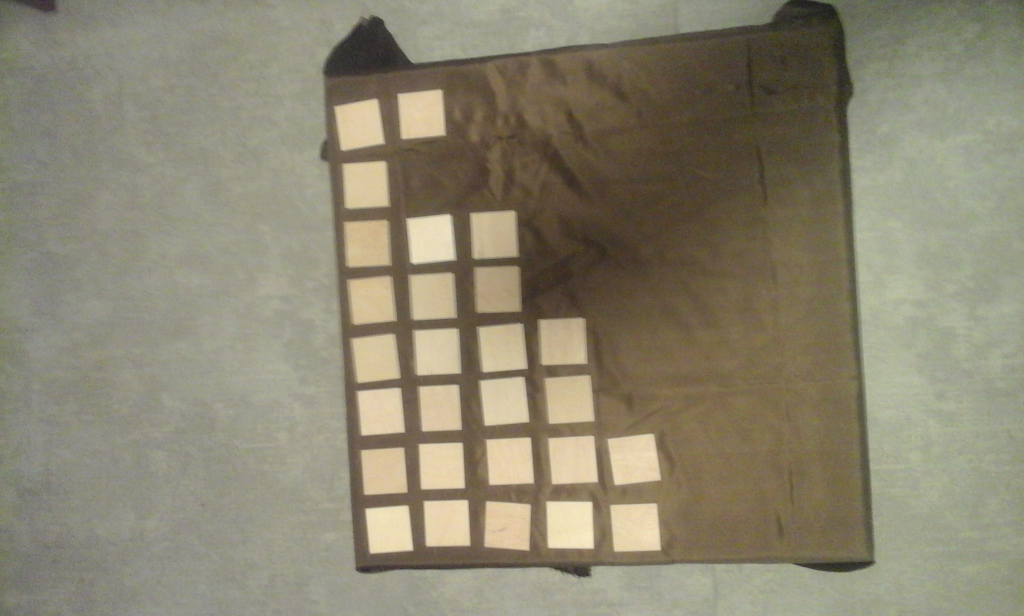
#> input picture server_app/werehouse_ai_manager/data_img/img1.jpg, 2048 x 1232 px (shown at 1/2 size)
$ python -i image_analyzer.py   (imports and definitions only)   (older library calls are emulated)
#> lines starting #> are read from the running program, lines starting #| are printed output that depends on the picture; after the words box and inside, x2 and y2 are one past the last pixel; in counts of white or black regions, pixels touching at a corner belong together
### server_app/werehouse_ai_manager/learning_utils.py
import math

class Coordinate:
    def __init__(self,x,y):
        self.x = x
        self.y = y

class Feature:
    avr_coordinateX = 0
    avr_coordinateY = 0
    avr_radius = 0
    avr_number_of_neighbors = 0
    count_of_counturs = 0
    # [9 lines left out: function __init__, not called in this run]

    def calculate_count_of_contures(self):
        numbers = self.img_coordinate
        return len(numbers)
    # [41 lines left out: functions calculate_avrX, calculate_avrY, calculate_radius, calculate_avr_number_of_neighbors, not called in this run]


    def calculate_all(self):
        print("calculated")


    def getFeature(self):
        return [self.count_of_counturs, self.percent_full,self.avr_coordinateX,
                self.avr_coordinateY,self.avr_radius,self.avr_number_of_neighbors]


    # [4 lines left out: function print_data, not called in this run]

### server_app/werehouse_ai_manager/image_analyzer.py
import cv2
import learning_utils
import numpy as np
def analyzer(path):

#> called with path = 'data_img/img1.jpg'
    if(path == ''):
        image = cv2.imread("static/img/img2.jpg")
    else:
        image = cv2.imread(path)
#> image is the input picture: shape (1232, 2048, 3); mean B, G, R 113.2, 133.4, 139.1
    gray_image = cv2.cvtColor(image, cv2.COLOR_BGR2GRAY)
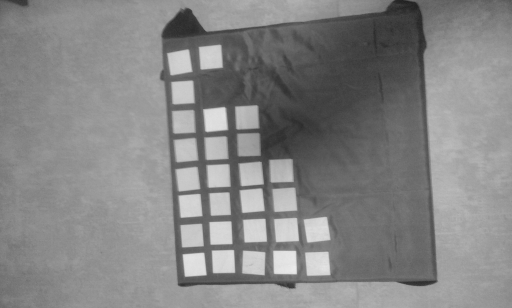
#> gray_image: shape (1232, 2048) (shown at 1/4 size); min 22, max 238, mean 132.8

    blurred_img = cv2.GaussianBlur(image, (1, 1), 0)
    edges = cv2.Sobel(blurred_img, cv2.CV_64F, 1, 1, ksize=5)
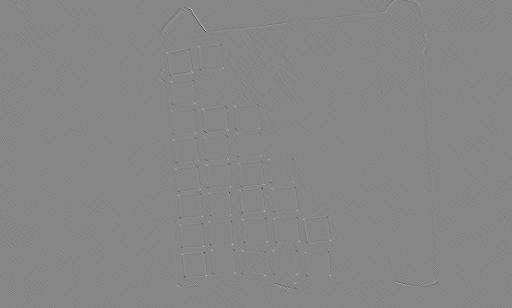
#> edges: shape (1232, 2048, 3) float64 (shown at 1/4 size); mean B, G, R 0, 0, 0; drawn with min black and max white
    edges = np.uint8(np.absolute(edges))
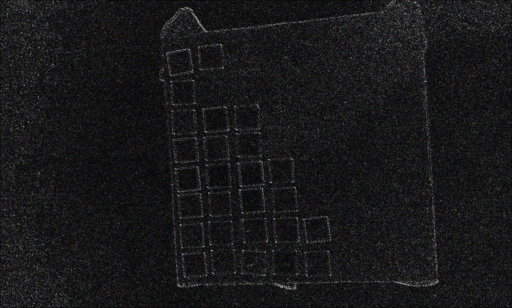
#> edges: shape (1232, 2048, 3) (shown at 1/4 size); mean B, G, R 24.8, 23.6, 23.8

    #_, threshold = cv2.threshold(gray_image, 0, 255, cv2.THRESH_BINARY + cv2.THRESH_OTSU)
    _, threshold = cv2.threshold(gray_image, 127, 255, cv2.THRESH_BINARY)
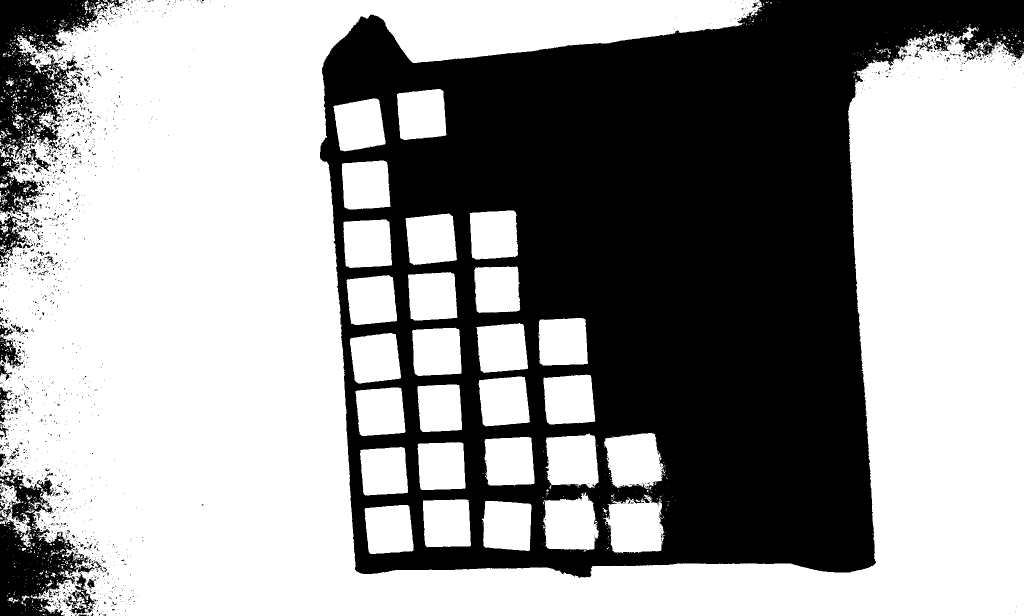
#> threshold: shape (1232, 2048) (shown at 1/2 size); 60.8% white; 2235 black regions (2120 under 20 px)
    #edges = cv2.Canny(gray_image, 50, 150)
    contours, _ = cv2.findContours(threshold, cv2.RETR_LIST, cv2.CHAIN_APPROX_SIMPLE)
#> contours = 4365 contours, 4122 with area under 20; largest, box (x1, y1, x2, y2) and area: (0, 0, 2048, 1232) 1290914, (1206, 988, 1329, 1106) 10158, (1208, 866, 1331, 979) 10046, (1086, 984, 1198, 1100) 9795, (1091, 867, 1197, 977) 9426
    cv2.drawContours(image, contours, 1, (0, 255, 0), 12)
#> image: shape (1232, 2048, 3); under 0.01% of pixels changed, all inside (x1, y1, x2, y2) = (86, 1225, 99, 1232)

    contours_detected = []
    contours_area = 0
    space_area = 0

    count_of_counturs = 0
    img_coordinate = []
    #cv2.drawContours(image, contours, -1, (255, 255, 0), 10)
    for contour in contours:
        area = cv2.contourArea(contour)
        epsilon = 0.15 * cv2.arcLength(contour,True)
        approx = cv2.approxPolyDP(contour,epsilon,True)


        #Współrzedne elementów w magazynie
        if  len(approx) > 3 and len(approx) < 5 and area > 6000 and area < 100000   :
            contours_detected.append(approx)
            cv2.drawContours(image, [approx], 0, (0, 255, 0), 10)
            count_of_counturs += 1

            x,y,w,h = cv2.boundingRect(approx)
            x_mid = x+w/2
            y_mid = y + w/2
            cordin = learning_utils.Coordinate(x_mid,y_mid)
            contours_area = contours_area + area

            img_coordinate.append(cordin)
        #Współrzędne środka przestrzeni magazynowej
        if len(approx) > 3 and len(approx) < 5 and area > 100000 and area <2000000 :
            space_contures = approx
            cv2.drawContours(image, [approx], -1, (255, 255, 0), 10)

            x, y, w, h = cv2.boundingRect(space_contures)
            x_mid = x + w / 2
            y_mid = y + w / 2
            cordian_center = learning_utils.Coordinate(x_mid,y_mid)
            space_area = area
#> this loop made 4365 passes
#> (area, epsilon, x, y, w, h, x_mid, y_mid) on passes 981, 1016, 1058, 1425, 1437, 1454, 1625, 1635: (8198.5, 56.07, 729, 1012, 98, 96, 778, 1061), (8628, 58.13, 967, 1002, 96, 100, 1015, 1050), (8407.5, 56.2, 846, 1001, 96, 94, 894, 1049), (8057, 55.86, 720, 895, 96, 96, 768, 943), (8307, 55.26, 835, 886, 96, 94, 883, 934), (8674, 60.92, 970, 875, 99, 95, 1019.5, 924.5), (8260.5, 56.92, 711, 776, 100, 95, 761, 826), (7564.5, 54.14, 835, 770, 89, 94, 879.5, 814.5)
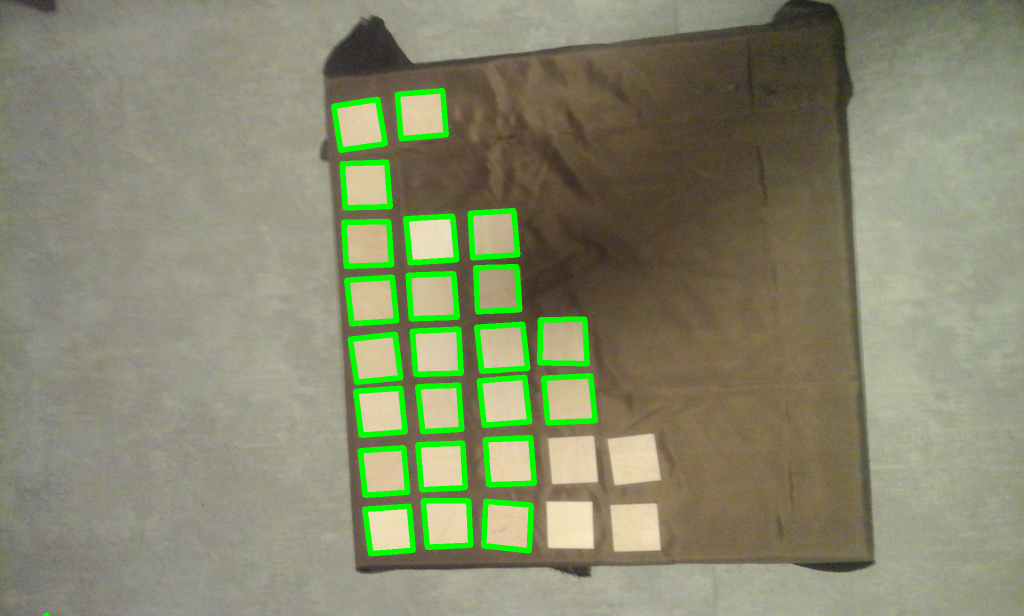
#> image: shape (1232, 2048, 3) (shown at 1/2 size); mean B, G, R 108.9, 137.3, 133.4
#> after the loop, contours_area = 193015.5; contours_detected = 23 contours; largest, box (x1, y1, x2, y2) and area: (1087, 751, 1191, 846) 8496, (970, 875, 1069, 970) 8260, (811, 432, 914, 526) 8228, (967, 1002, 1063, 1102) 8226, (958, 754, 1060, 851) 8169; count_of_counturs = 23; img_coordinate = 23 items


    textOutput = "Ilosc znalezionych elementow:" + str(count_of_counturs)
#> textOutput = 'Ilosc znalezionych elementow:23'
    coords = (200, 50)
    color = (1, 1, 1)
    font = cv2.FONT_HERSHEY_DUPLEX
#> font = 2

    cv2.putText(image, textOutput, coords, font, 2, color, 1)
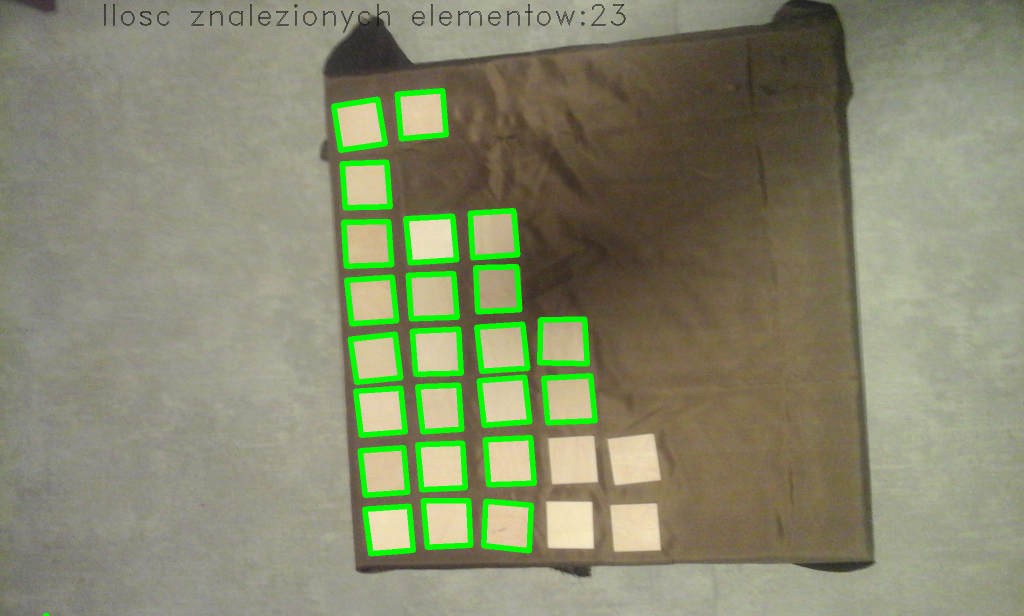
#> image: shape (1232, 2048, 3) (shown at 1/2 size); 0.16% of pixels changed, all inside (x1, y1, x2, y2) = (208, 8, 1251, 65)

    cv2.namedWindow('Contours', cv2.WINDOW_NORMAL)
    cv2.resizeWindow('Contours', 1200, 800)

    image_with_contours = image.copy()
    cv2.imwrite("static/img/img1_con.jpg",image_with_contours)

    if(space_area > 0):
        percent_full = round(((contours_area/space_area)*100),2)
    else:
        percent_full = 0

    return [img_coordinate, percent_full]

>>> result = analyzer('data_img/img1.jpg')
#> result = 2 items

$ run again, on server_app/werehouse_ai_manager/data_img/img2.jpg
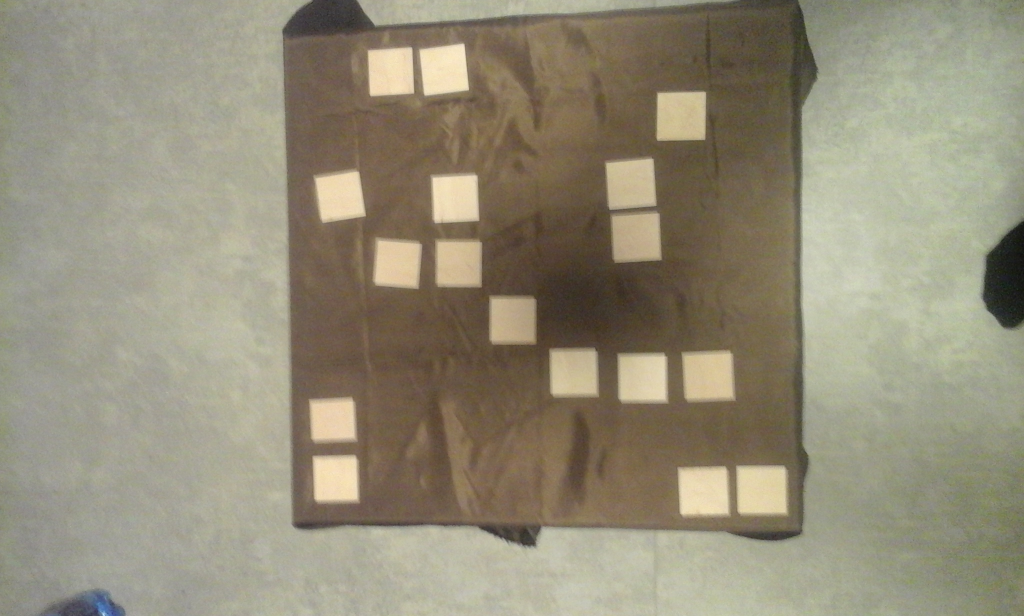
#> input picture server_app/werehouse_ai_manager/data_img/img2.jpg, 2048 x 1232 px (shown at 1/2 size)
#> in analyzer, image is the input picture: shape (1232, 2048, 3); mean B, G, R 120.7, 141.1, 147.6
#> in analyzer, `_, threshold = cv2.threshold(gray_image, 127, 255, cv2.THRESH_BINARY)`:
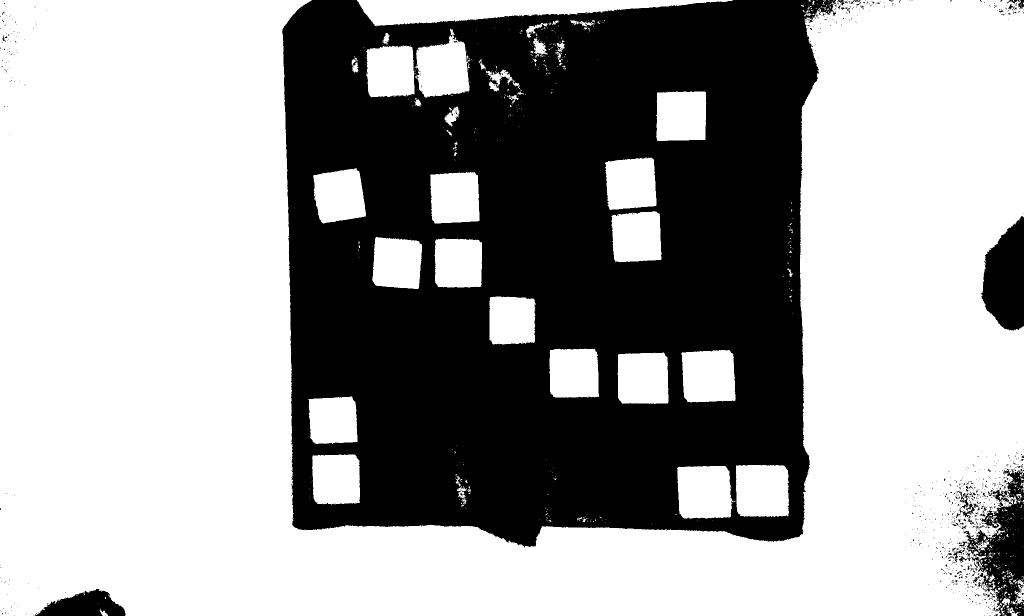
#> threshold: shape (1232, 2048) (shown at 1/2 size); 62.4% white; 963 black regions (926 under 20 px)
#> contours = 1992 contours, 1880 with area under 20; largest, box (x1, y1, x2, y2) and area: (0, 0, 2048, 1232) 1384772, (714, 0, 1466, 53) 20228, (1354, 932, 1466, 1037) 10503, (1472, 930, 1578, 1034) 10355, (1363, 700, 1471, 805) 10142
#> the loop in analyzer, `for contour in contours:` made 1992 passes
#> (area, epsilon, x, y, w, h, x_mid, y_mid) on passes 1275, 1284, 1286, 1287, 1288, 1293, 1320, 1322: (8845, 60.19, 625, 909, 95, 99, 672.5, 956.5), (8227.5, 57.31, 617, 793, 98, 94, 666, 842), (9767, 60.53, 1236, 705, 100, 103, 1286, 755), (10142, 63.72, 1364, 700, 107, 104, 1417.5, 753.5), (9043.5, 60.31, 1100, 697, 98, 97, 1149, 746), (8169.5, 59.33, 981, 594, 89, 93, 1025.5, 638.5), (8704.5, 58.88, 872, 479, 92, 95, 918, 525), (8881, 59.32, 750, 474, 94, 104, 797, 521)
#> after the loop in analyzer, `for contour in contours:`: contours_area = 117587; contours_detected = 13 contours; largest, box (x1, y1, x2, y2) and area: (1364, 700, 1471, 804) 9443, (1314, 184, 1412, 281) 9120, (1236, 705, 1336, 808) 9074, (1211, 317, 1313, 420) 8806, (861, 344, 959, 447) 8581; count_of_counturs = 13; img_coordinate = 13 items
#> textOutput = 'Ilosc znalezionych elementow:13'
#> font = 2
#> in analyzer, `cv2.putText(image, textOutput, coords, font, 2, color, 1)`:
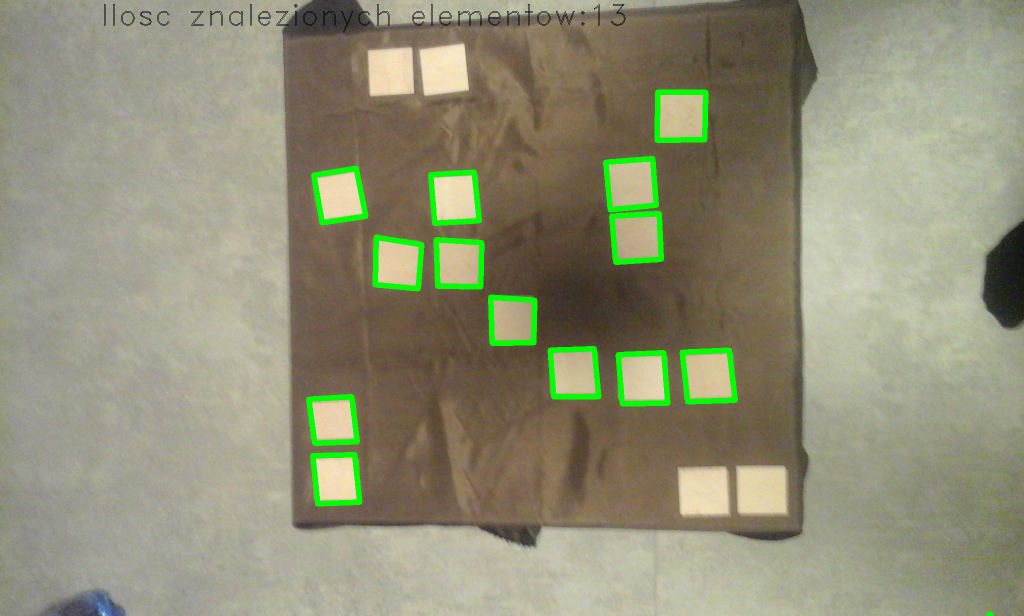
#> image: shape (1232, 2048, 3) (shown at 1/2 size); mean B, G, R 118.1, 143.2, 144
#> result = 2 items

$ run again, on server_app/werehouse_ai_manager/data_img/img3.jpg
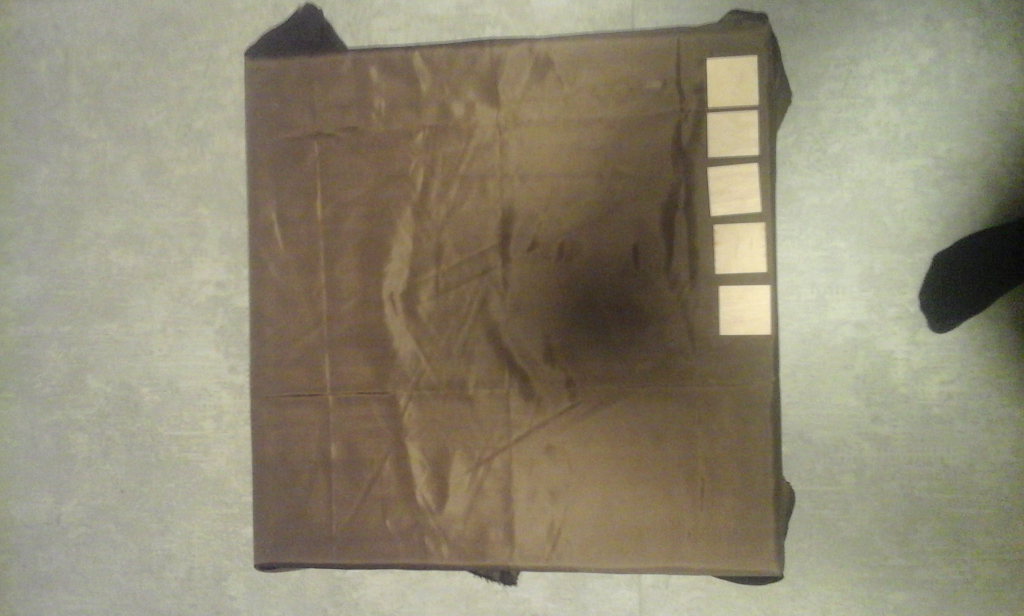
#> input picture server_app/werehouse_ai_manager/data_img/img3.jpg, 2048 x 1232 px (shown at 1/2 size)
#> in analyzer, image is the input picture: shape (1232, 2048, 3); mean B, G, R 115.6, 136.8, 143.4
#> in analyzer, `_, threshold = cv2.threshold(gray_image, 127, 255, cv2.THRESH_BINARY)`:
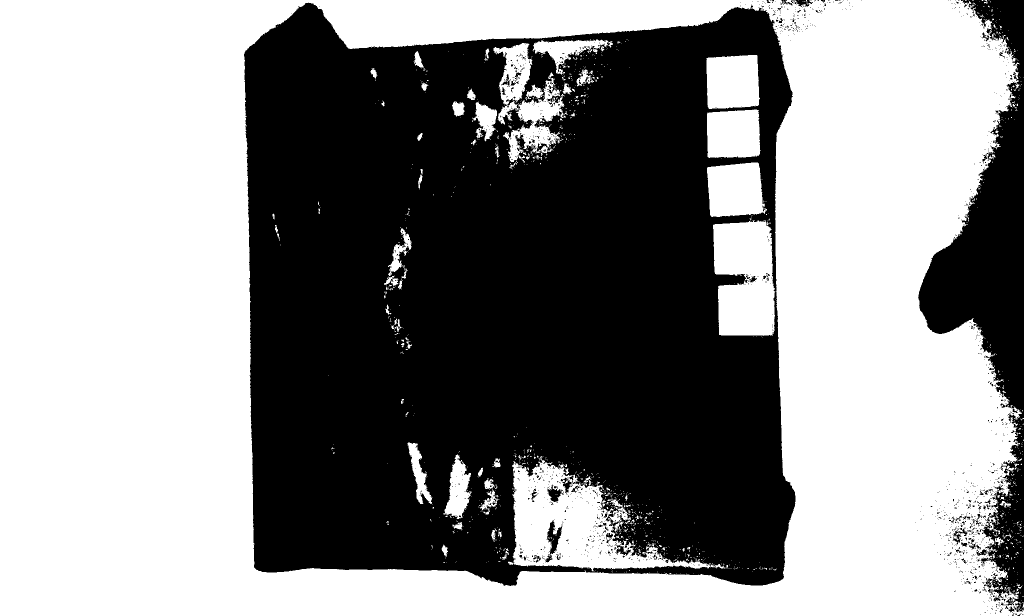
#> threshold: shape (1232, 2048) (shown at 1/2 size); 55.6% white; 1631 black regions (1568 under 20 px)
#> contours = 3713 contours, 3532 with area under 20; largest, box (x1, y1, x2, y2) and area: (0, 0, 2048, 1232) 2425182, (487, 4, 1592, 1173) 1154484, (1016, 912, 1451, 1143) 39936, (1426, 440, 1551, 672) 23954, (1414, 325, 1534, 434) 10608
#> the loop in analyzer, `for contour in contours:` made 3713 passes
#> (area, epsilon, count_of_counturs, x, y, w, h, x_mid) on passes 2831, 3241: (9435.5, 64.21, 1, 1415, 221, 103, 93, 1466.5), (10371.5, 64.61, 2, 1413, 110, 105, 108, 1465.5)
#> after the loop in analyzer, `for contour in contours:`: contours_area = 19807; contours_detected = 2 contours; box (x1, y1, x2, y2) and area: (1413, 110, 1518, 218) 9982, (1415, 221, 1518, 314) 9032; count_of_counturs = 2; img_coordinate = 2 items
#> textOutput = 'Ilosc znalezionych elementow:2'
#> font = 2
#> in analyzer, `cv2.putText(image, textOutput, coords, font, 2, color, 1)`:
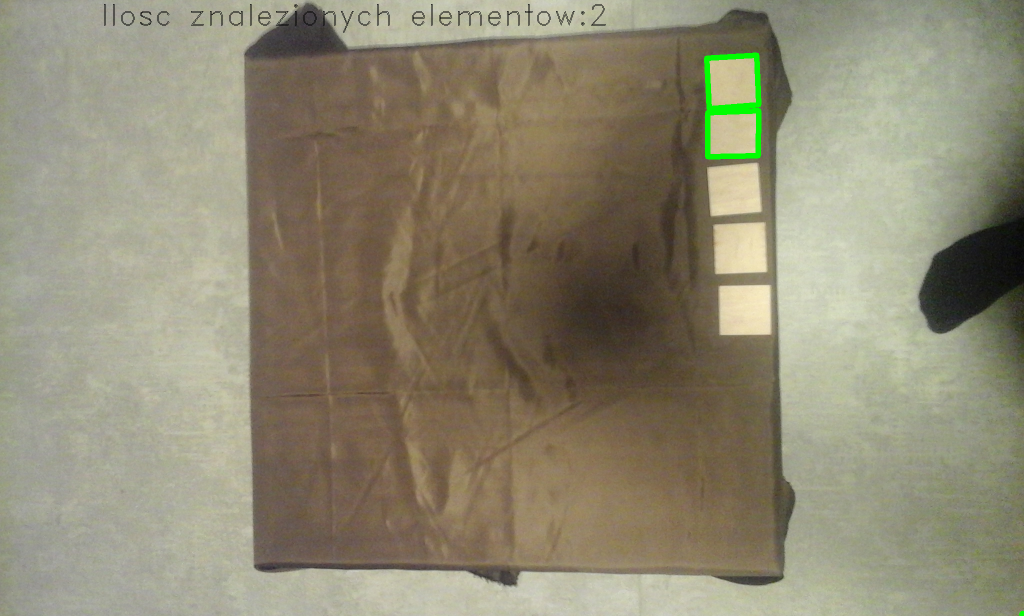
#> image: shape (1232, 2048, 3) (shown at 1/2 size); mean B, G, R 114.9, 136.9, 142.6
#> result = 2 items
